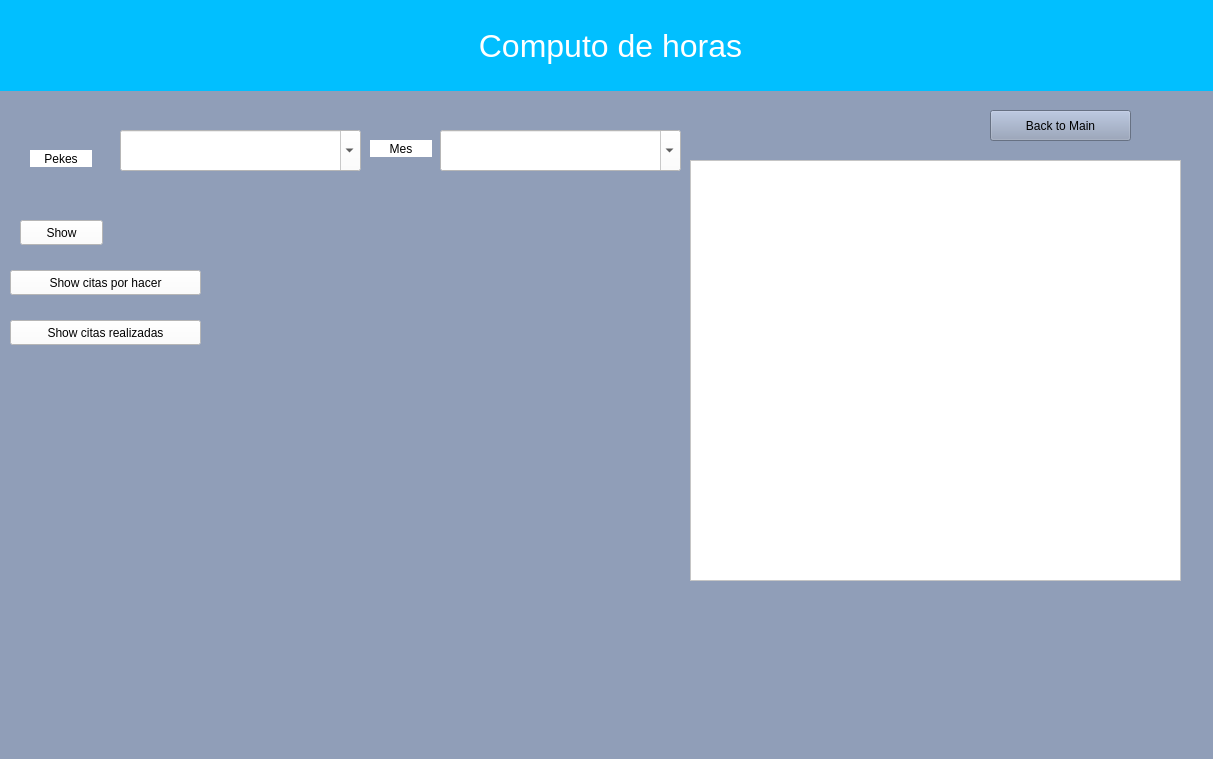
<?xml version="1.0" encoding="UTF-8"?>
<ui version="4.0">
 <class>Calendar</class>
 <widget class="QWidget" name="Calendar">
  <property name="geometry">
   <rect>
    <x>0</x>
    <y>0</y>
    <width>1213</width>
    <height>759</height>
   </rect>
  </property>
  <property name="windowTitle">
   <string>Form</string>
  </property>
  <property name="styleSheet">
   <string notr="true">background-color:rgb(144, 158, 184);</string>
  </property>
  <widget class="QPushButton" name="BtnBack">
   <property name="geometry">
    <rect>
     <x>990</x>
     <y>110</y>
     <width>141</width>
     <height>31</height>
    </rect>
   </property>
   <property name="text">
    <string>Back to Main</string>
   </property>
  </widget>
  <widget class="QLabel" name="label">
   <property name="geometry">
    <rect>
     <x>-10</x>
     <y>0</y>
     <width>1241</width>
     <height>91</height>
    </rect>
   </property>
   <property name="styleSheet">
    <string notr="true">
color:white;
font-size: 32px;
background: #01BFFF;
</string>
   </property>
   <property name="text">
    <string>Computo de horas</string>
   </property>
   <property name="alignment">
    <set>Qt::AlignCenter</set>
   </property>
  </widget>
  <widget class="QComboBox" name="ComboPekes">
   <property name="geometry">
    <rect>
     <x>120</x>
     <y>130</y>
     <width>241</width>
     <height>41</height>
    </rect>
   </property>
   <property name="styleSheet">
    <string notr="true">color: black; 
background: white;
</string>
   </property>
   <property name="editable">
    <bool>true</bool>
   </property>
  </widget>
  <widget class="QLabel" name="label_2">
   <property name="geometry">
    <rect>
     <x>30</x>
     <y>150</y>
     <width>62</width>
     <height>17</height>
    </rect>
   </property>
   <property name="styleSheet">
    <string notr="true">background: white;</string>
   </property>
   <property name="text">
    <string>Pekes</string>
   </property>
   <property name="alignment">
    <set>Qt::AlignCenter</set>
   </property>
  </widget>
  <widget class="QListWidget" name="ShowListWidget">
   <property name="geometry">
    <rect>
     <x>690</x>
     <y>160</y>
     <width>491</width>
     <height>421</height>
    </rect>
   </property>
   <property name="font">
    <font>
     <family>DejaVu Sans</family>
     <pointsize>13</pointsize>
    </font>
   </property>
   <property name="styleSheet">
    <string notr="true">background:white</string>
   </property>
  </widget>
  <widget class="QPushButton" name="BtnShow">
   <property name="geometry">
    <rect>
     <x>20</x>
     <y>220</y>
     <width>83</width>
     <height>25</height>
    </rect>
   </property>
   <property name="styleSheet">
    <string notr="true">background: white;</string>
   </property>
   <property name="text">
    <string>Show</string>
   </property>
  </widget>
  <widget class="QLabel" name="lblcount">
   <property name="geometry">
    <rect>
     <x>680</x>
     <y>600</y>
     <width>471</width>
     <height>31</height>
    </rect>
   </property>
   <property name="styleSheet">
    <string notr="true">font-size:13pt
</string>
   </property>
   <property name="text">
    <string/>
   </property>
  </widget>
  <widget class="QPushButton" name="BtnShowAllToDo">
   <property name="geometry">
    <rect>
     <x>10</x>
     <y>270</y>
     <width>191</width>
     <height>25</height>
    </rect>
   </property>
   <property name="styleSheet">
    <string notr="true">background: white;</string>
   </property>
   <property name="text">
    <string>Show citas por hacer</string>
   </property>
  </widget>
  <widget class="QPushButton" name="BtnShowScheudeles">
   <property name="geometry">
    <rect>
     <x>10</x>
     <y>320</y>
     <width>191</width>
     <height>25</height>
    </rect>
   </property>
   <property name="styleSheet">
    <string notr="true">background: white;</string>
   </property>
   <property name="text">
    <string>Show citas realizadas</string>
   </property>
  </widget>
  <widget class="QComboBox" name="ComboMes">
   <property name="geometry">
    <rect>
     <x>440</x>
     <y>130</y>
     <width>241</width>
     <height>41</height>
    </rect>
   </property>
   <property name="styleSheet">
    <string notr="true">color: black; 
background: white;
</string>
   </property>
   <property name="editable">
    <bool>true</bool>
   </property>
  </widget>
  <widget class="QLabel" name="label_3">
   <property name="geometry">
    <rect>
     <x>370</x>
     <y>140</y>
     <width>62</width>
     <height>17</height>
    </rect>
   </property>
   <property name="styleSheet">
    <string notr="true">background: white;</string>
   </property>
   <property name="text">
    <string>Mes</string>
   </property>
   <property name="alignment">
    <set>Qt::AlignCenter</set>
   </property>
  </widget>
 </widget>
 <resources/>
 <connections/>
</ui>
